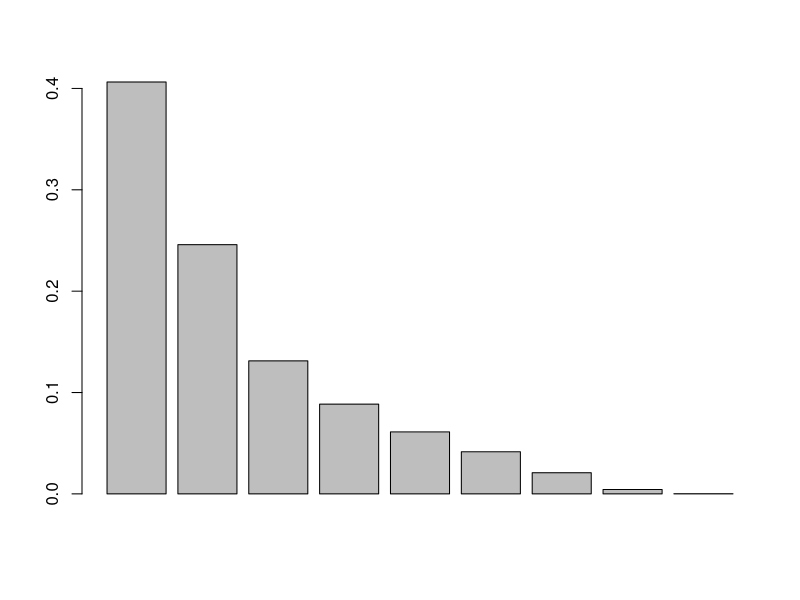

Write R code to recreate this figure.
rm(list=ls())

data(Glass, package = "mlbench")
training = Glass[c(1:50, 91:146), -10]
trainingType = factor(Glass[c(1:50, 91:146), 10])
testing = Glass[51:90, -10]
testingType = factor(Glass[51:90, 10])

#Question 1
pca_model = prcomp(training, center=TRUE, scale=TRUE)
eigenvalues = pca_model$sdev^2
eigenvectors = pca_model$rotation
information_percentage = pca_model$sdev^2 / sum(pca_model$sdev^2)
barplot(information_percentage)
information_percentage[1]

#Question 2
#Keep first 4 principal components
info_loss = sum(eigenvalues[5:9]) / sum(eigenvalues)

#Question 3
library(class)
library(MLmetrics)

y_pred = knn(training, testing, trainingType, k = 3)
Accuracy(y_pred, testingType)
Recall(testingType, y_pred, "2")

#Question 4
# initialize structures
accuracies <- c()
pValues = c(1:9)

# run prediction for different values of p
for (p in pValues) {
  training_pc <- as.data.frame(predict(pca_model, training)[, 1:p])
  testing_pc <- as.data.frame(predict(pca_model, testing)[, 1:p])
  ypred = knn(training_pc, testing_pc, trainingType, k = 3)
  accuracies = c(accuracies, Accuracy(ypred, testingType))
}

# return number of Principal Components that maximizes Accuracy
pValues[which.max(accuracies)]
